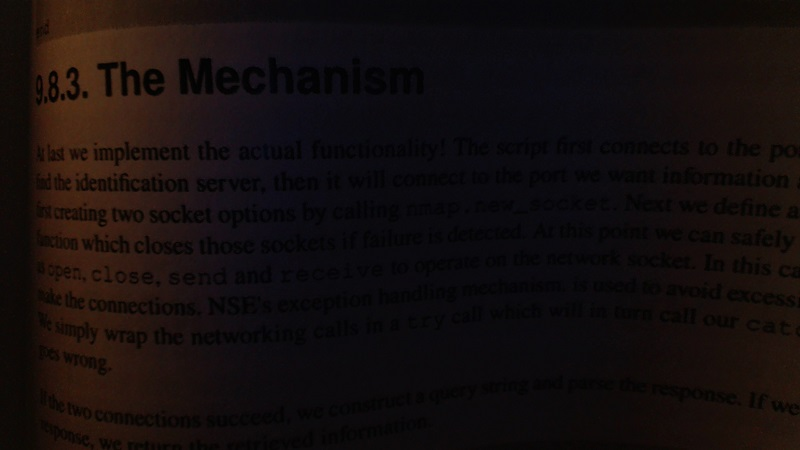
#> input picture img/yuzhi.png, 800 x 450 px
$ python opencv_threshold.py
#> lines starting #> are read from the running program, lines starting #| are printed output that depends on the picture; after the words box and inside, x2 and y2 are one past the last pixel; in counts of white or black regions, pixels touching at a corner belong together
import cv2

"""图像阈值处理,二分法"""

grap = cv2.imread('img/yuzhi.png', cv2.IMREAD_GRAYSCALE)
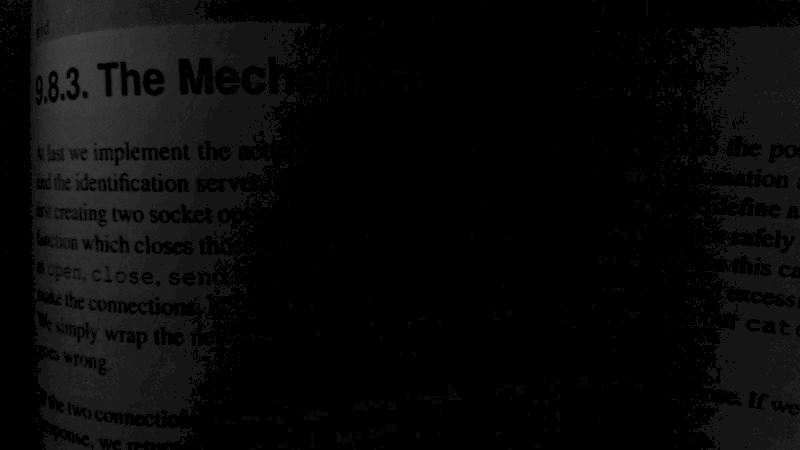
#> grap: shape (450, 800); min 0, max 68, mean 8.7
ret, binary = cv2.threshold(grap, 10, 255, cv2.THRESH_BINARY)
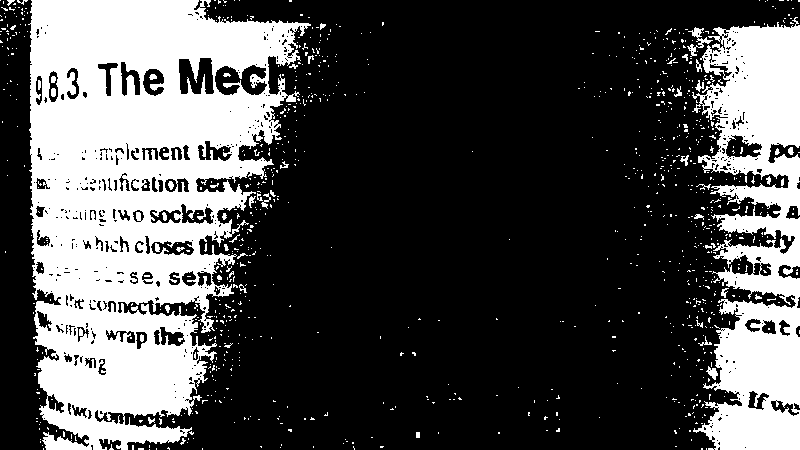
#> binary: shape (450, 800); 30.3% white; 968 white regions (919 under 20 px), largest, box (x1, y1, x2, y2) and area: (28, 0, 311, 450) 75992, (692, 17, 800, 450) 28628, (687, 27, 713, 57) 215
binary_adaptive = cv2.adaptiveThreshold(grap, 255, cv2.ADAPTIVE_THRESH_GAUSSIAN_C, cv2.THRESH_BINARY, 115, 1)
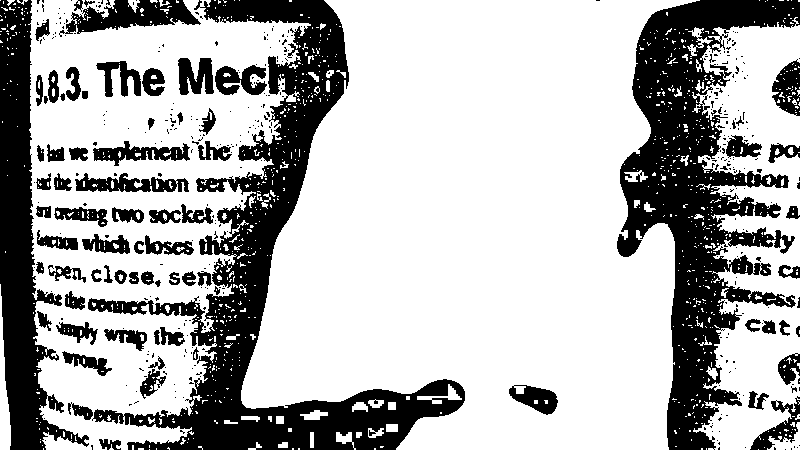
#> binary_adaptive: shape (450, 800); 70.1% white; 434 black regions (357 under 20 px), largest, box (x1, y1, x2, y2) and area: (88, 0, 465, 450) 35946, (617, 0, 800, 450) 32631, (0, 0, 89, 450) 15212
ret1,binary_otsu=cv2.threshold(grap,0,255,cv2.THRESH_BINARY+cv2.THRESH_OTSU) #日本大金算法,聚类分析算法，不需要人为定义阈值是多少
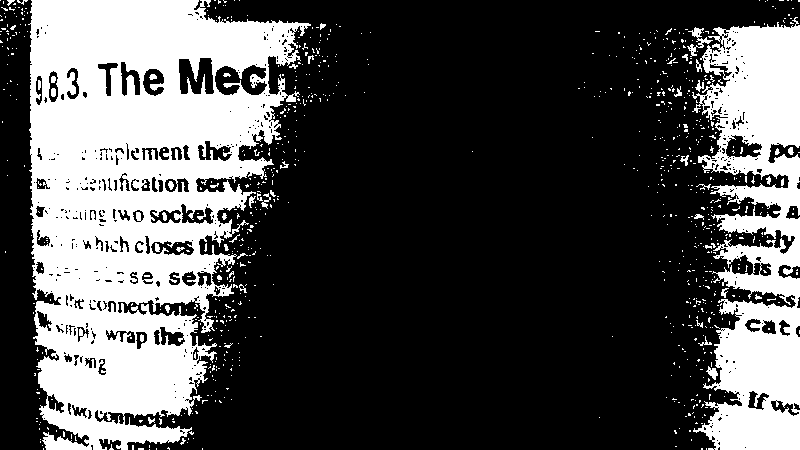
#> binary_otsu: shape (450, 800); 30.2% white; 855 white regions (807 under 20 px), largest, box (x1, y1, x2, y2) and area: (28, 0, 311, 450) 75983, (692, 17, 800, 450) 28628, (687, 27, 713, 57) 215
#> ret1 = 14
cv2.imshow('grap', grap)
cv2.waitKey(0)
cv2.imshow('binary', binary)
cv2.waitKey(0)
cv2.imshow('binary_adaptive', binary_adaptive)
cv2.waitKey(0)
cv2.imshow('binary_adaptive', binary_otsu)
cv2.waitKey(0)
